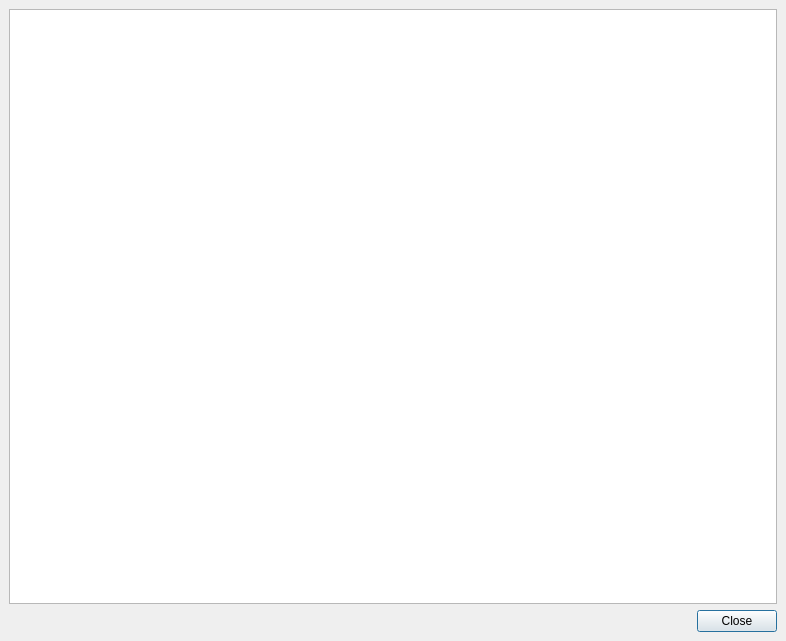
<ui version="4.0" >
 <class>MarkerBrowserSnapshotView</class>
 <widget class="QDialog" name="MarkerBrowserSnapshotView" >
  <property name="geometry" >
   <rect>
    <x>0</x>
    <y>0</y>
    <width>786</width>
    <height>641</height>
   </rect>
  </property>
  <property name="windowTitle" >
   <string>Snapshot View</string>
  </property>
  <layout class="QVBoxLayout" >
   <property name="margin" >
    <number>9</number>
   </property>
   <property name="spacing" >
    <number>6</number>
   </property>
   <item>
    <widget class="rdb::InfoWidget" name="content" />
   </item>
   <item>
    <widget class="QDialogButtonBox" name="buttonBox" >
     <property name="orientation" >
      <enum>Qt::Horizontal</enum>
     </property>
     <property name="standardButtons" >
      <set>QDialogButtonBox::Close</set>
     </property>
    </widget>
   </item>
  </layout>
 </widget>
 <customwidgets>
  <customwidget>
   <class>rdb::InfoWidget</class>
   <extends>QTextBrowser</extends>
   <header>layRdbInfoWidget.h</header>
  </customwidget>
 </customwidgets>
 <resources/>
 <connections>
  <connection>
   <sender>buttonBox</sender>
   <signal>accepted()</signal>
   <receiver>MarkerBrowserSnapshotView</receiver>
   <slot>accept()</slot>
   <hints>
    <hint type="sourcelabel" >
     <x>248</x>
     <y>254</y>
    </hint>
    <hint type="destinationlabel" >
     <x>157</x>
     <y>274</y>
    </hint>
   </hints>
  </connection>
  <connection>
   <sender>buttonBox</sender>
   <signal>rejected()</signal>
   <receiver>MarkerBrowserSnapshotView</receiver>
   <slot>reject()</slot>
   <hints>
    <hint type="sourcelabel" >
     <x>316</x>
     <y>260</y>
    </hint>
    <hint type="destinationlabel" >
     <x>286</x>
     <y>274</y>
    </hint>
   </hints>
  </connection>
 </connections>
</ui>
